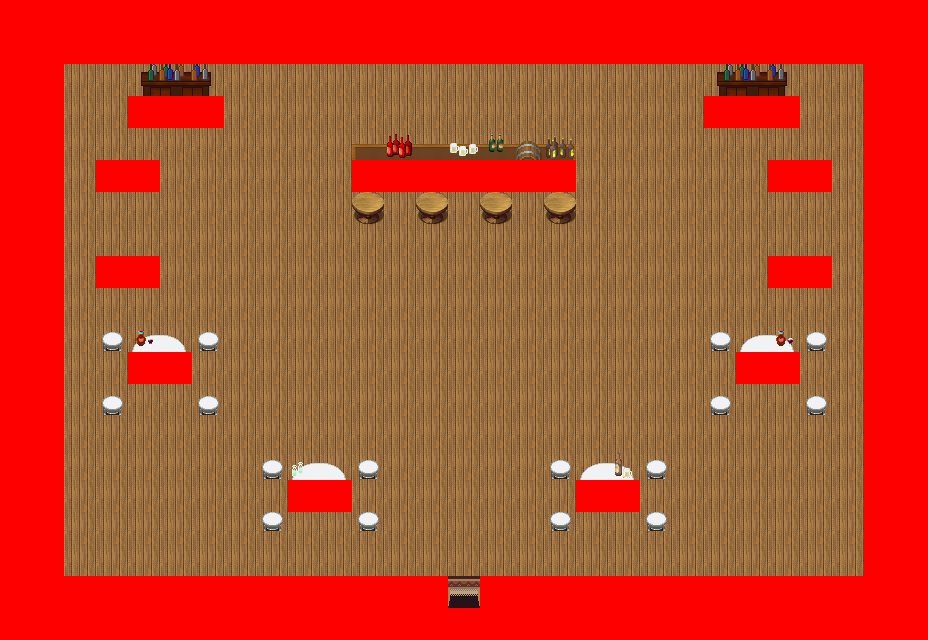

Below is a game level as drawn by its tile map, then a one-line description and the .tmx that defines it (tile-layer data replaced by summaries):
An orthogonal 29x20 tile map with 32x32 px tiles, 8 tile layers (0_floor, 1_terrain, 2_object, 3_roof, ...), 13 tilesets.

<map version="1.0" orientation="orthogonal" width="29" height="20" tilewidth="32" tileheight="32">
 <tileset firstgid="1" name="wall red" tilewidth="32" tileheight="32">
  <image source="../../tileset/building/wall/int_wall_dark_red.png" width="128" height="128" />
 </tileset>
 <tileset firstgid="17" name="int red wall" tilewidth="32" tileheight="32">
  <image source="../../tileset/building/wall/int_wall_dark_red_corners.png" width="128" height="128" />
 </tileset>
 <tileset firstgid="33" name="kafelki_rozne" tilewidth="32" tileheight="32">
  <image source="../../tileset/pol/domki/podloga/kafelki_rozne.png" width="512" height="160" />
 </tileset>
 <tileset firstgid="113" name="bottles_and_cups" tilewidth="32" tileheight="32">
  <image source="../../tileset/item/drink/bottles_and_cups.png" width="128" height="128" />
 </tileset>
 <tileset firstgid="129" name="bar" tilewidth="32" tileheight="32">
  <image source="../../tileset/furniture/table/table_with_beer_dark.png" width="160" height="64" />
 </tileset>
 <tileset firstgid="139" name="stolek" tilewidth="32" tileheight="32">
  <image source="../../tileset/furniture/table/wooden.png" width="32" height="32" />
 </tileset>
 <tileset firstgid="140" name="stolik i krzesla " tilewidth="32" tileheight="32">
  <image source="../../tileset/furniture/table/table_round_white.png" width="96" height="64" />
 </tileset>
 <tileset firstgid="146" name="polka" tilewidth="32" tileheight="32">
  <image source="../../tileset/furniture/shelve/dark_bottle_shelf.png" width="96" height="64" />
 </tileset>
 <tileset firstgid="152" name="beczka" tilewidth="32" tileheight="32">
  <image source="../../tileset/item/drink/casks.png" width="64" height="64" />
 </tileset>
 <tileset firstgid="156" name="drzwi" tilewidth="32" tileheight="32">
  <image source="../../tileset/building/entrance/dark_red_ns_fancy.png" width="96" height="128" />
 </tileset>
 <tileset firstgid="168" name="barek" tilewidth="32" tileheight="32">
  <image source="../../tileset/pol/wyposazenie/regaly/barek.png" width="96" height="96" />
 </tileset>
 <tileset firstgid="177" name="fotele wiklinowe" tilewidth="32" tileheight="32">
  <image source="../../tileset/pol/wyposazenie/lawki_krzesla/fotele_wiklina.png" width="128" height="32" />
 </tileset>
 <tileset firstgid="181" name="kolizja" tilewidth="32" tileheight="32">
  <image source="../../tileset/logic/collision.png" width="32" height="32" />
 </tileset>
 <layer name="0_floor" width="29" height="20">
  <data>[580 cells, 580 non-empty, 1 distinct tile ids]</data>
 </layer>
 <layer name="1_terrain" width="29" height="20">
  <data>[580 cells, 184 non-empty, 17 distinct tile ids]</data>
 </layer>
 <layer name="2_object" width="29" height="20">
  <data>[580 cells, 55 non-empty, 21 distinct tile ids]</data>
 </layer>
 <layer name="3_roof" width="29" height="20">
  <data>[580 cells, 32 non-empty, 14 distinct tile ids]</data>
 </layer>
 <layer name="4_roof_add" width="29" height="20">
  <data>[580 cells, 10 non-empty, 9 distinct tile ids]</data>
 </layer>
 <layer name="objects" width="29" height="20">
  <data>[580 cells, 0 non-empty, 0 distinct tile ids]</data>
 </layer>
 <layer name="collision" width="29" height="20">
  <data>[580 cells, 208 non-empty, 1 distinct tile ids]</data>
 </layer>
 <layer name="protection" width="29" height="20">
  <data>[580 cells, 0 non-empty, 0 distinct tile ids]</data>
 </layer>
</map>
